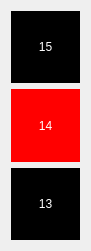
  <widget class="QWidget" name="gridLayoutWidget_5">
   <property name="geometry">
    <rect>
     <x>1050</x>
     <y>160</y>
     <width>91</width>
     <height>251</height>
    </rect>
   </property>
   <layout class="QGridLayout" name="gridLayout_5">
    <item row="6" column="0">
     <widget class="QPushButton" name="pushButton_13">
      <property name="sizePolicy">
       <sizepolicy hsizetype="Minimum" vsizetype="Preferred">
        <horstretch>0</horstretch>
        <verstretch>0</verstretch>
       </sizepolicy>
      </property>
      <property name="sizeIncrement">
       <size>
        <width>0</width>
        <height>0</height>
       </size>
      </property>
      <property name="styleSheet">
       <string notr="true">background:rgb(0, 0, 0);
border: 2 px solid;
color: white;
font: 20pt &quot;Chandas&quot;;</string>
      </property>
      <property name="text">
       <string>13</string>
      </property>
      <property name="flat">
       <bool>false</bool>
      </property>
     </widget>
    </item>
    <item row="5" column="0">
     <widget class="QPushButton" name="pushButton_14">
      <property name="sizePolicy">
       <sizepolicy hsizetype="Minimum" vsizetype="Preferred">
        <horstretch>0</horstretch>
        <verstretch>0</verstretch>
       </sizepolicy>
      </property>
      <property name="styleSheet">
       <string notr="true">background:rgb(255, 0, 0);
border: 2 px solid;
color: white;
font: 20pt &quot;Chandas&quot;;</string>
      </property>
      <property name="text">
       <string>14</string>
      </property>
     </widget>
    </item>
    <item row="3" column="0">
     <widget class="QPushButton" name="pushButton_15">
      <property name="sizePolicy">
       <sizepolicy hsizetype="Minimum" vsizetype="Preferred">
        <horstretch>0</horstretch>
        <verstretch>0</verstretch>
       </sizepolicy>
      </property>
      <property name="styleSheet">
       <string notr="true">background:rgb(0, 0, 0);
border: 2 px solid;
color: white;
font: 20pt &quot;Chandas&quot;;</string>
      </property>
      <property name="text">
       <string>15</string>
      </property>
     </widget>
    </item>
   </layout>
  </widget>
